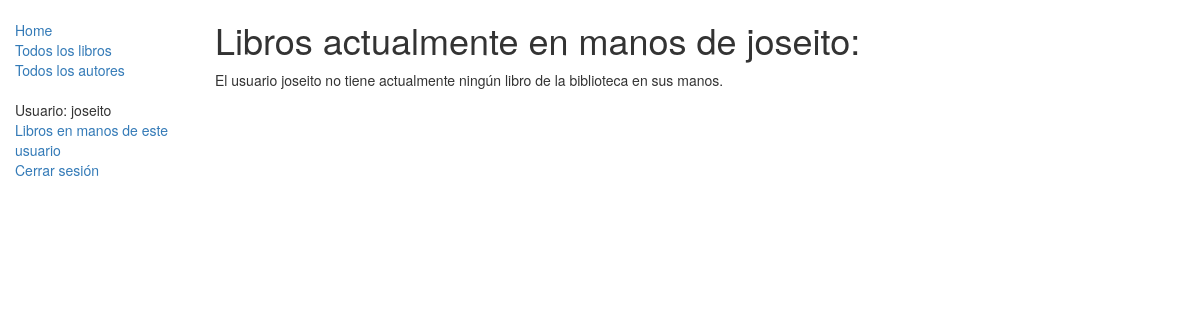
The app's page /catalogo/librosUsuario/ (signed in), older data.
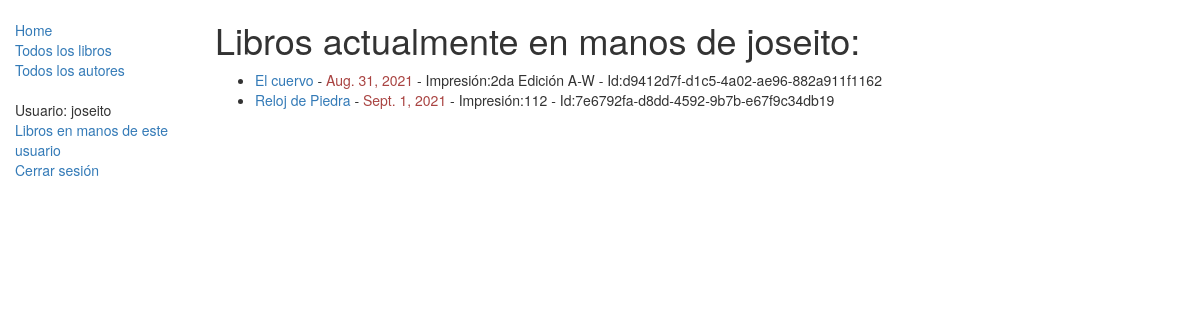
The same page, newer data.
### catalogo/models.py (models this page shows, shortened)
class EjemplarEspecifico(models.Model):
    id = models.UUIDField(primary_key=True, default=uuid.uuid4, help_text="ID único para este libro particular en toda la biblioteca")
    libro = models.ForeignKey('Libro', on_delete=models.SET_NULL, null=True)
    impresion = models.CharField(max_length=200)
    devolucion = models.DateField(null=True, blank=True)
    prestatario = models.ForeignKey(User, on_delete=models.SET_NULL, null=True, blank=True) #Note que el argumento de primero en la instanciación del objeto/clase, models.ForeingKey, User, representa una tabla o clase implicita de django, consistente en todos los usuarios de la aplicación django, guardados en la base de datos.
    campoConstante = 'xxx' #Podemos meter un atributo-campo como una constante simbólica. Todos los registros o filas tendrán este valor en su campo o columna.
    PRESTAMO_STATUS = (
        ('m', 'Mantenimiento'),
        ('p', 'Prestado'),
        ('d', 'Disponible'),
        ('r', 'Reservado'),
    )
    status = models.CharField(max_length=1, choices=PRESTAMO_STATUS, blank=True, default='m', help_text='Estatus en que se encuentra actualmente el ejemplar específico.')
    class Meta:
        ordering = ["devolucion"]
        permissions = (("permisoBibliotecario1", "Permiso tipo 1 sólo para bibliotecarios"), ("permisoBibliotecario2", "Permiso tipo 2 sólo para bibliotecarios"), ("unPermisoX", "Un permiso de hacer x cosa a x usuario."), )
    def esta_atrasado(self): #Método-atributo para determinar si está atrasado en la devolución.
        if self.devolucion and date.today() > self.devolucion:
            return True
        return False

class Libro(models.Model):
    titulo = models.CharField(max_length=200)
    autor = models.ForeignKey('Autor', on_delete=models.SET_NULL, null=True)
    resumen = models.TextField(max_length=1000, help_text="Ingrese una breve descripción del libro")
    isbn = models.CharField('ISBN',max_length=13, help_text='hasta 13 Caracteres <a href="https://www.isbn-international.org/content/what-isbn">ISBN number</a>')
    genero = models.ManyToManyField(Genero, help_text="seleccione un genero para este libro.")
    lenguaje = models.ForeignKey('Lenguaje', on_delete=models.SET_NULL, null=True)
    def display_genero(self):
        """
        Creates a string for the Genero. This is required to display genre in Admin."""
        return ', '.join([ genero.nombre for genero in self.genero.all()[:3] ])
    display_genero.short_description = 'Genero'

### catalogo/views.py (the view)
# urls.py: path('librosUsuario/', views.VistaEjemplaresParaLosUsuarios.as_view(), name='VistaUsuarios'),
class VistaEjemplaresParaLosUsuarios(LoginRequiredMixin, generic.ListView):
    model = EjemplarEspecifico
    template_name ='catalogo/vista_usuarios.html' #El nombre de la plantilla aquí es arbitrario por el usuario.
    paginate_by = 10
    def get_queryset(self):#Se define lo
        return EjemplarEspecifico.objects.filter(prestatario=self.request.user).filter(status__exact='p').order_by('devolucion')

### catalogo/templates/catalogo/vista_usuarios.html
{% extends "base_generica.html" %}
{% block content %}
    <h1>Libros actualmente en manos de {{user.get_username}}:</h1>
    {% if ejemplarespecifico_list %}
    <ul>
      {% for instancia in ejemplarespecifico_list %}
      <li>
        <a href="{% url 'libro-detail' instancia.libro.pk %}">{{instancia.libro.titulo}}</a> - <font class="{% if instancia.esta_atrasado %}text-danger{% endif %}">{{ instancia.devolucion }}</font> - Impresión:{{instancia.impresion}} - Id:{{instancia.id}}
      </li>
      {% endfor %}
    </ul>
    {% else %}
      <p>El usuario {{user.get_username}} no tiene actualmente ningún libro de la biblioteca en sus manos.</p>
    {% endif %}
{% endblock %}

### catalogo/templates/base_generica.html (shortened to what this page needs)
<!DOCTYPE html>
<html lang="es">
<head>
  <link rel="stylesheet" href="https://maxcdn.bootstrapcdn.com/bootstrap/3.3.7/css/bootstrap.min.css">
  {% load static %}
  <link rel="stylesheet" href="{% static 'css/styles.css' %}">
</head>
<body>
  <div class="container-fluid">
    <div class="row">
      <div class="col-sm-2">
      {% block sidebar %}
      <ul class="sidebar-nav">
          <li><a href="{% url 'index' %}">Home</a></li>
          <li><a href="{% url 'libros' %}">Todos los libros</a></li>
          <li><a href="{% url 'autores' %}">Todos los autores</a></li>
      </ul>
      <ul class="sidebar-nav">
      {% if user.is_authenticated %}
          <li>Usuario: {{ user.get_username }}</li>
          <li><a href="{% url 'VistaUsuarios' %}">Libros en manos de este usuario</a></li>
          <li><a href="{% url 'logout' %}">Cerrar sesión</a></li>
      {% else %}
          <li><a href="{% url 'login' %}?next={{request.path}}">Abrir sesión</a></li>
          <li><a href="/admin">Ir a admin</a></li>
      {% endif %}
      </ul>
      {% endblock %}
      </div>
      <div class="col-sm-10 ">
      {% block content %}{% endblock %}
      </div>
    </div>
  </div>
</body>
</html>

Row changes from the older to the newer data that the page shows:
now on this page (row edited): EjemplarEspecifico: libro.titulo "El cuervo", devolucion "Aug. 31, 2021", impresion "2da Edición A-W", id "d9412d7f-d1c5-4a02-ae96-882a911f1162"
now on this page (row edited): EjemplarEspecifico: libro.titulo "Reloj de Piedra", devolucion "Sept. 1, 2021", impresion "112", id "7e6792fa-d8dd-4592-9b7b-e67f9c34db19"
Text that changed along with them:
{{ user.get_username }}: "joseito" → (not shown)
text no longer shown: "El usuario no tiene actualmente ningún libro de la biblioteca en sus manos."
